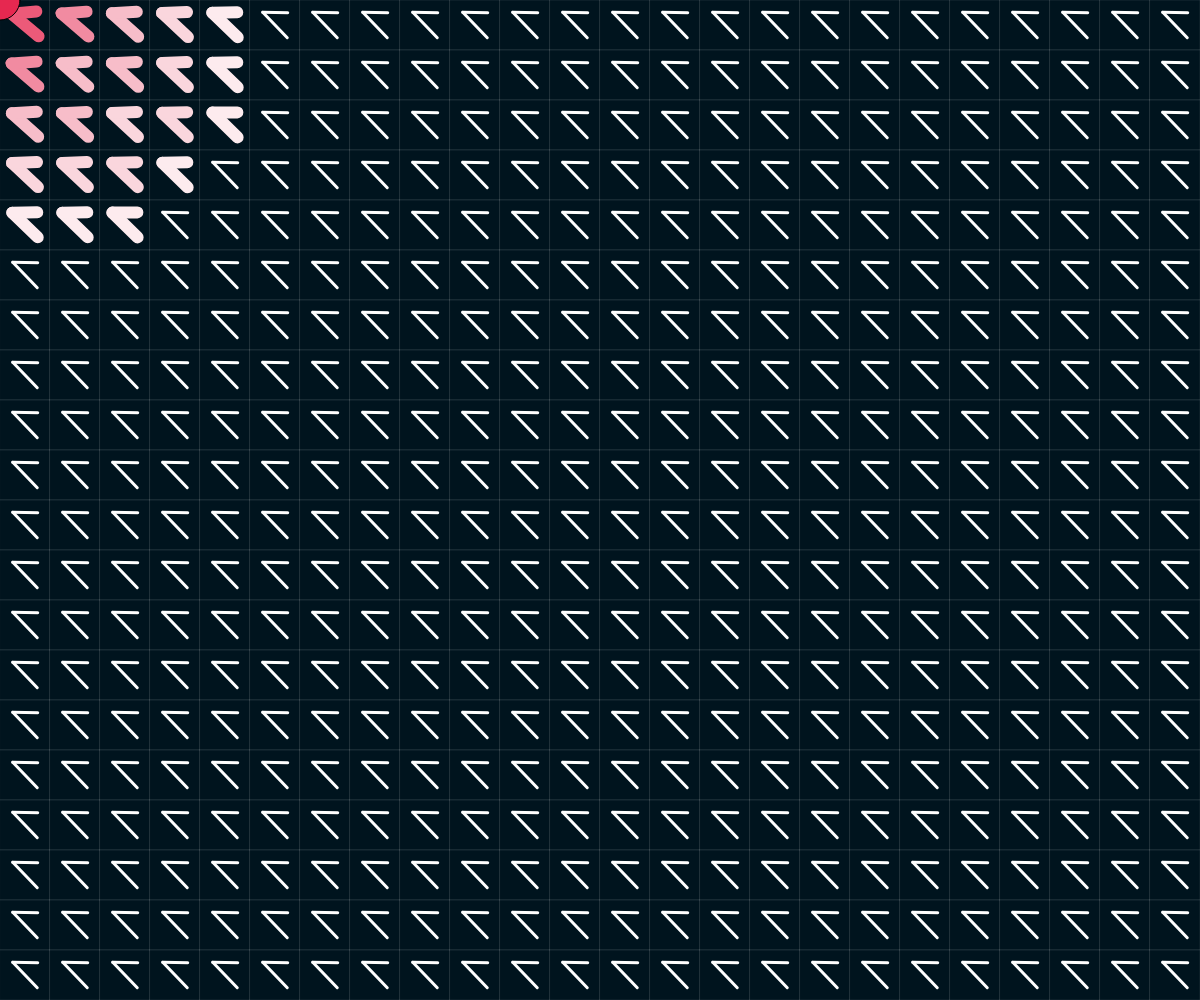
Frame 1 (no input)
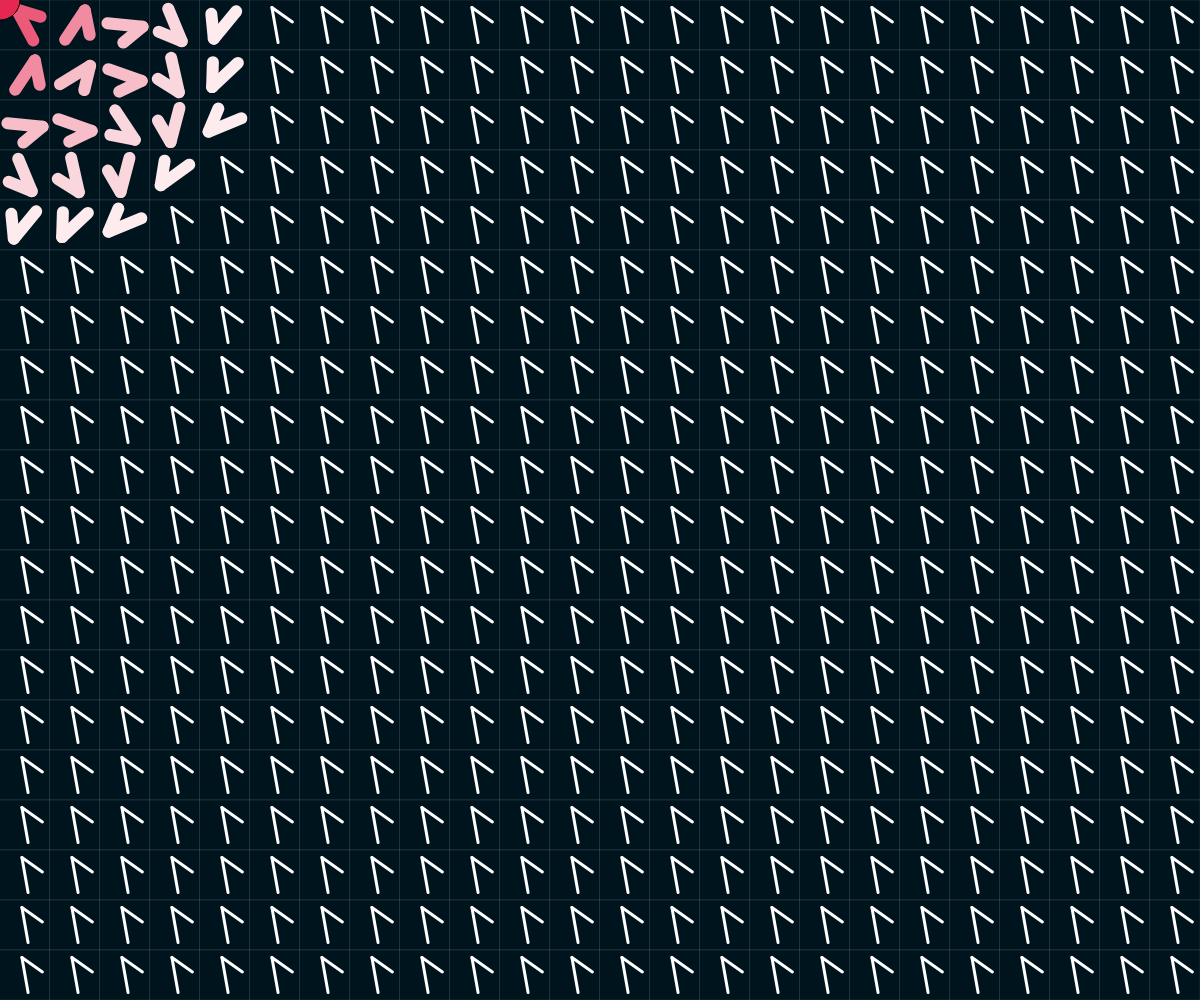
Frame 60 (no input)
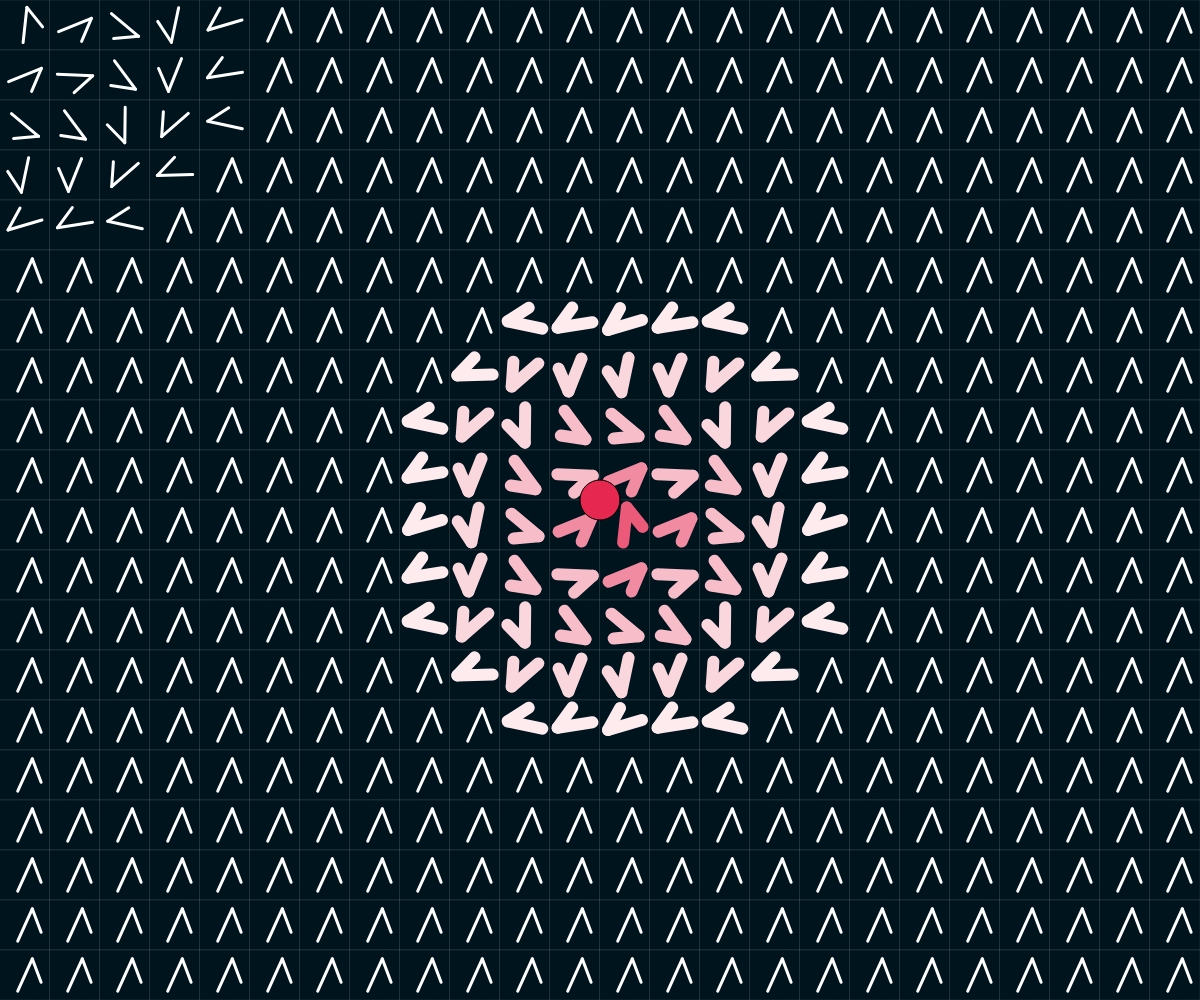
Frame 120 (the mouse pressed at the canvas centre since frame 60)

The p5.js sketch that drew these frames (run headless with seeded random() and noise() and a simulated clock; from frame 60 on, the mouse is pressed at the canvas centre):

// p5.js sketch
// ── sketch.js
let w;
let h;

let grid;

let colors = [];


function setup() {
  w = windowWidth;
  h = windowHeight;
  createCanvas(w, h);

  colors = [color(253, 235, 238), color(250, 214, 221), color(247, 189, 201), color(241, 139, 161), color(236, 90, 121)];



  grid = new Grid(50);

    let offsetRandom = true;

  if (offsetRandom) {
    mouseX = w / 2 + int(random(-w / 10, w / 10));
    mouseY = h / 2 + int(random(-h / 4, h / 4));
  } else {
    mouseX = w / 2;
    mouseY = h / 2;
  }
}


function draw() {
  background(220);
  grid.estimateAngle();
  grid.displayGrid();
  grid.displayUser();


}


class Grid {

  constructor(l) {
    this.l = l;
    this.quads = [];
    this.initGrid();
    this.userR = w/30;


  }
  
    
  displayUser() {

  push();
  fill(230, 40, 80);
  ellipse(mouseX, mouseY, this.userR);
  pop();

}

  initGrid() {
    for (let i = 0; i < w / this.l; i++) {
      for (let j = 0; j < h / this.l; j++) {



        let q = new Quad(i * this.l, j * this.l, this.l, this.colors);
        this.quads.push(q);


      }
    }
  }

  estimateAngle() {

    for (let i = 0; i < this.quads.length; i++) {
      let quad = this.quads[i];
      quad.calculateAngle();


    }
  }

  displayGrid() {

    for (let i = 0; i < this.quads.length; i++) {
      let quad = this.quads[i];

      quad.displayQuad();
      quad.lineQuad();
    }
  }
}


class Quad {

  constructor(x, y, l, c) {
    this.x = x;
    this.y = y;
    this.l = l
    this.a = 0.01;
    this.outerR = l*5;

    this.colors = c;

    this.weight = 3;
    this.colorStroke = (255);

  }


  lineQuad() {


    push();
    translate(this.x, this.y);
    stroke(this.colorStroke);
    strokeWeight(this.weight);
    translate(this.l / 2, this.l / 2);
    rotate(this.a);


    // Asymetric Shape:
    line(-this.l / 4, -this.l / 4, this.l / 4, this.l / 4);
    line(this.l / 4, -this.l / 4, -this.l / 4, -this.l / 4);

    pop();

  }

  calculateAngle() {

    let d = int(dist(this.x, this.y, mouseX, mouseY));
    if (d < this.outerR) {
      this.a = this.a + map(d, 0, this.outerR, -0.1, -0.01);
      //this.colorStroke = color(255,0,0);

      let colorCode = int(map(d, 0, this.outerR, colors.length - 1, 0));


      this.colorStroke = colors[colorCode];

      this.weight = 12;
    } else {

      this.a = this.a + 0.01;
      this.colorStroke = (255);
      this.weight = 3;

    }


  }

  displayQuad() {
    //fill(0);
    push();
    translate(this.x, this.y);
    fill(0, 20, 30);
    stroke(255);
    strokeWeight(0.1);
    rect(0, 0, this.l, this.l)

    pop();

  }


}
